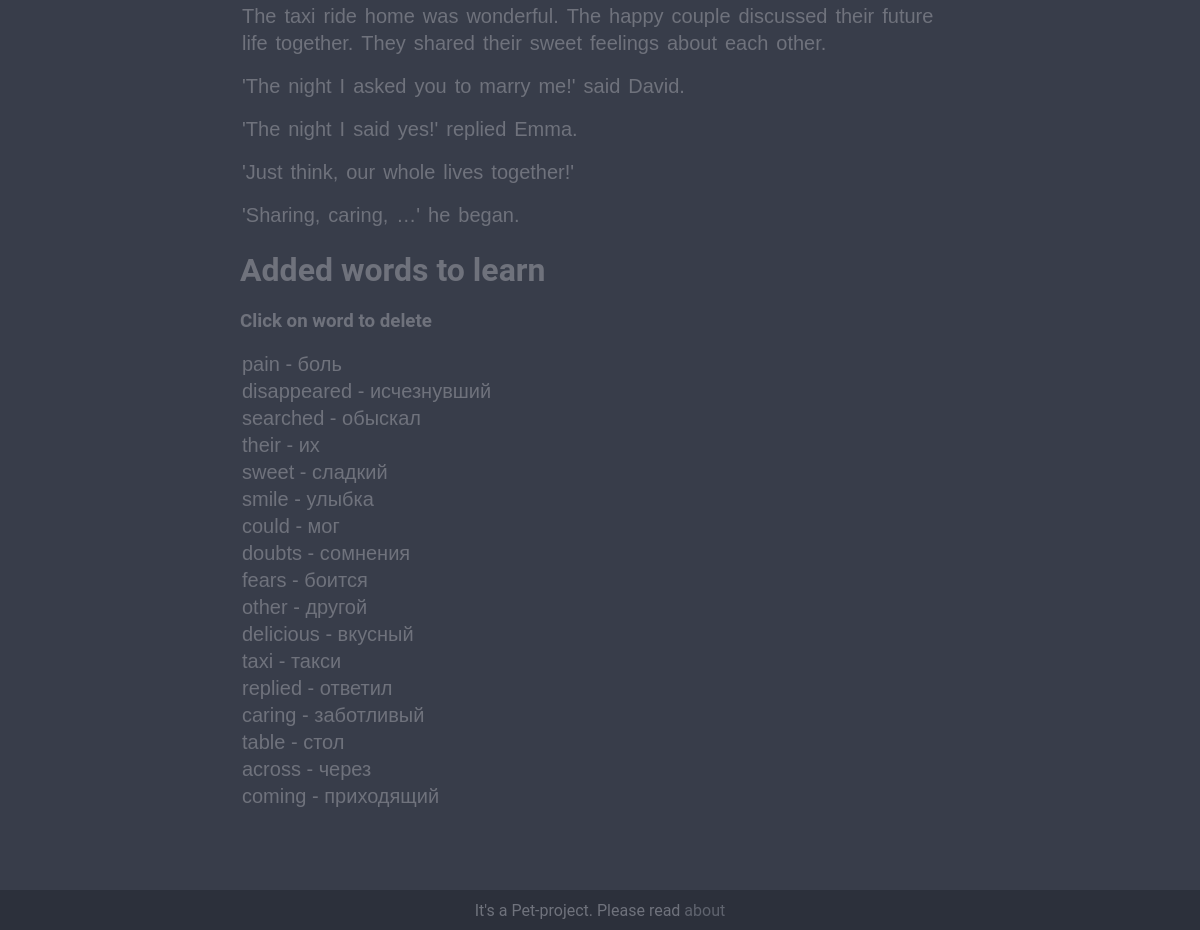
The page /showStory/29 (signed in, lower part) on the database as committed earlier.
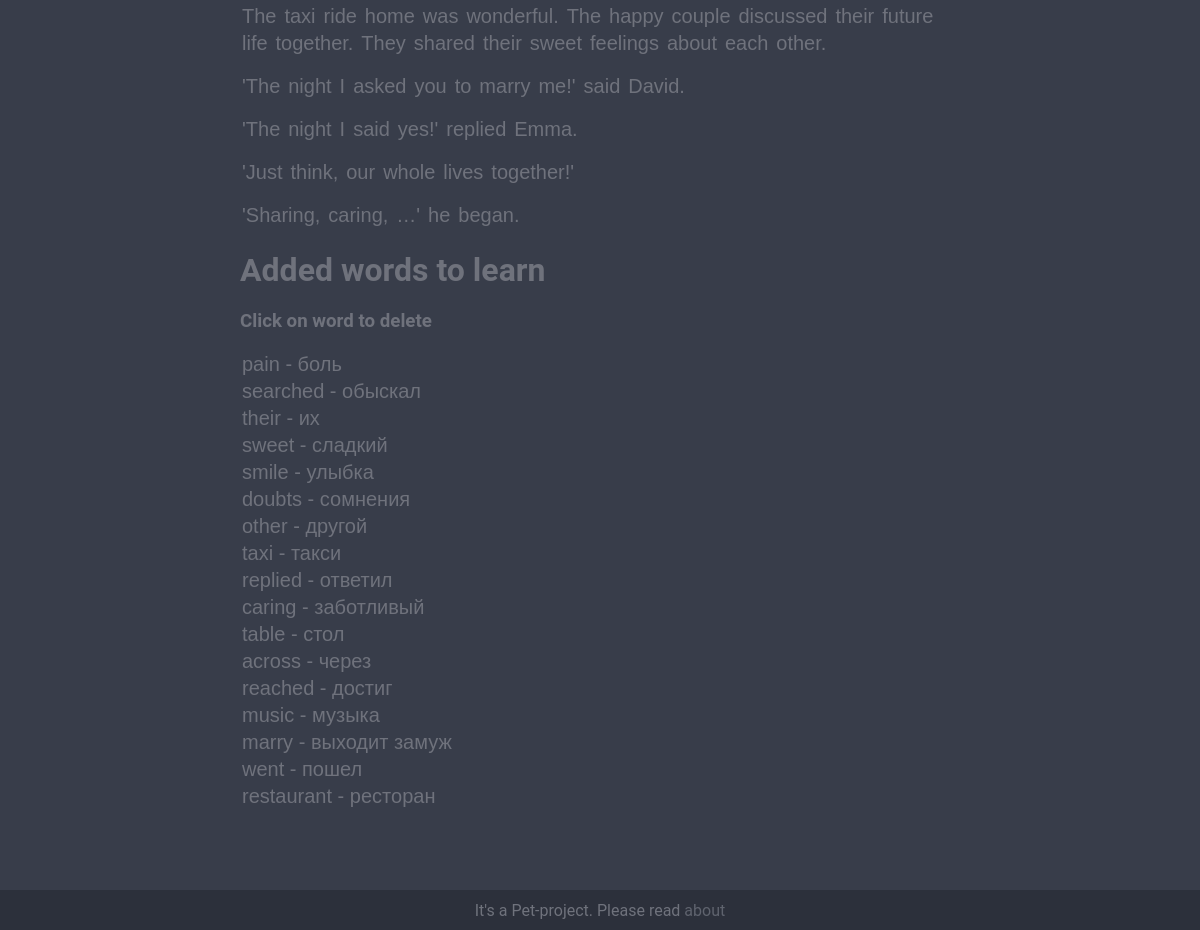
The same page on the database as committed later.
### goen/models.py (models this page shows, shortened)
class WordLearned(models.Model):
    objects = models.Manager()
    progress = models.IntegerField(default=0)
    next_day_learn = models.DateField(auto_now_add=True)
    is_learned = models.BooleanField(default=False)
    learn_person = models.CharField(max_length=128)
    learn_word = models.ForeignKey(Word, on_delete=models.CASCADE)
    class Meta:
        db_table = 'wordLearned'

class Word(models.Model):
    objects = models.Manager()
    word_original = models.CharField(max_length=128)
    word_translate = models.CharField(max_length=128)
    word_description = models.TextField()
    story = models.ForeignKey(Story, on_delete=models.CASCADE)
    class Meta:
        db_table = 'words'

### goen/views.py (the view)
# urls.py: path('showStory/<int:story>', show_story_and_words, name='add_word'),
def show_story_and_words(request, story):
    user_pk = request.user.pk
    story = Story.objects.get(pk=story)
    words = WordLearned.objects.filter(learn_person=user_pk).filter(learn_word__story=story).order_by('pk')
    status = ''
    if request.method == 'POST':
        if request.POST.get('add'):
            add_word_to_learn(request.POST.get('add').lower(), story, user_pk)
        elif request.POST.get('delete'):
            WordLearned.objects.filter(pk=request.POST.get('delete')).delete()
    return render(request, 'showStory.html', {'words': words, 'name_story': story.name,
                                              'story': story.whole_text.split('\n'), 'status': status})

### goen/templates/showStory.html (shortened to what this page needs)
{% extends 'base.html' %}
{% block content %}
<div class="container">
    <form method="post">
        {% for item in story %}
        <p class="show-story">
            {% for word in item.split %}
            <button class="btn-text" name="add" value={{word}}>{{ word }}</button>
            {% endfor %}
        </p>
        {% endfor %}
    </form>
    <h1>Added words to learn</h1>
    <h3>Click on word to delete</h3>
    <p class="show-story">
    <form method="post">
        {% for item in words %}
        <button class="btn-text" name="delete" value={{item.pk}}>{{item.learn_word.word_original}} -
            {{item.learn_word.word_translate}}
        </button>
        <br>
        {% endfor %}
    </form>
    </p>
</div>
{% endblock %}

Rows that differ between the two databases and show on the page:
no longer on this page (row edited): WordLearned: {{ item.pk }} 300 (drawn), learn_word.word_original "disappeared", learn_word.word_translate "исчезнувший"
removed WordLearned: {{ item.pk }} 309 (drawn), learn_word.word_original "could", learn_word.word_translate "мог"
no longer on this page (row edited): WordLearned: {{ item.pk }} 311 (drawn), learn_word.word_original "fears", learn_word.word_translate "боится"
removed WordLearned: {{ item.pk }} 313 (drawn), learn_word.word_original "delicious", learn_word.word_translate "вкусный"
no longer on this page (row edited): WordLearned: {{ item.pk }} 323 (drawn), learn_word.word_original "coming", learn_word.word_translate "приходящий"
added WordLearned: {{ item.pk }} 324 (drawn), learn_word.word_original "reached", learn_word.word_translate "достиг"
added WordLearned: {{ item.pk }} 326 (drawn), learn_word.word_original "music", learn_word.word_translate "музыка"
added WordLearned: {{ item.pk }} 327 (drawn), learn_word.word_original "marry", learn_word.word_translate "выходит замуж"
added WordLearned: {{ item.pk }} 328 (drawn), learn_word.word_original "went", learn_word.word_translate "пошел"
added WordLearned: {{ item.pk }} 329 (drawn), learn_word.word_original "restaurant", learn_word.word_translate "ресторан"
